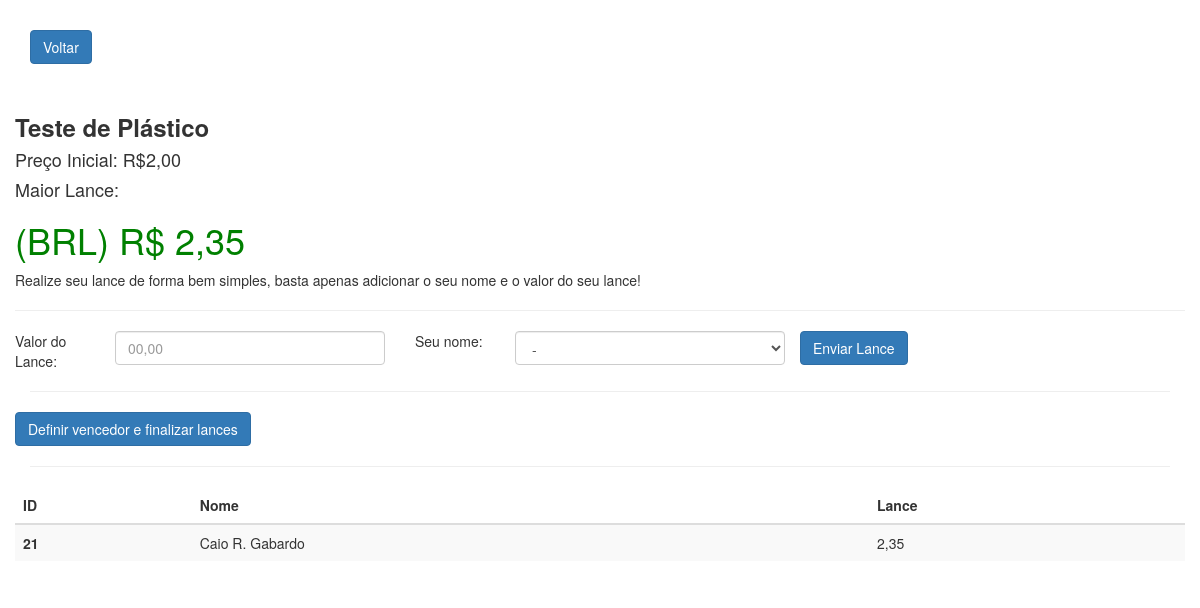
The page /Code/novo_lance.php?codigo=9 on the database its author committed.
### tables this page shows
CREATE TABLE `produto_tb` (
  `id_produto` int(5) NOT NULL,
  `nm_prod` varchar(60) DEFAULT NULL,
  `valor_inicial` varchar(12) DEFAULT NULL,
  `valor_final` varchar(12) DEFAULT NULL,
  `id_pessoa` int(5) DEFAULT NULL COMMENT 'Pessoa se refere a quem gerou o produto'
);

CREATE TABLE `lance_tb` (
  `id_lance` int(5) NOT NULL,
  `id_pessoa` int(5) NOT NULL,
  `id_produto` int(5) NOT NULL,
  `valor_lance` varchar(12) DEFAULT NULL
);

CREATE TABLE `pessoa_tb` (
  `id_pessoa` int(5) NOT NULL,
  `nm_pessoa` varchar(30) DEFAULT NULL,
  `idade` int(3) DEFAULT NULL
);

### Code/novo_lance.php (the view, shortened to what this page needs)
<?php
    include_once "../DBlink/conexao.php";
    $codigo = $_GET["codigo"];
    $aux2 = "SELECT * FROM produto_tb";
    $sel_produto = mysqli_query($conexao_fix,$aux2);
    $aux3 = "SELECT MAX(valor_lance) FROM lance_tb WHERE id_produto=$codigo";
    $sel_maior_lance = mysqli_query($conexao_fix,$aux3);
    while($aux_maiorL = mysqli_fetch_array($sel_maior_lance)){
        $maiorLance = $aux_maiorL["MAX(valor_lance)"];
    }
    $lances = " SELECT * FROM lance_tb l, pessoa_tb pe , produto_tb pr WHERE pr.id_produto=l.id_produto AND pe.id_pessoa = l.id_pessoa AND l.id_produto=$codigo ORDER BY valor_lance DESC";
    $sel_lances = mysqli_query($conexao_fix,$lances);
?>
<!DOCTYPE html>
<html lang="pt-br">
  <head>
    <link rel="stylesheet" href="https://maxcdn.bootstrapcdn.com/bootstrap/3.3.7/css/bootstrap.min.css">
  </head>
    <body>
        <main>
            <div class="container" style="margin-top:30px;">
                <div class="row">
                    <div class="col-sm-3">
                        <a href="index.php">
                            <button class="btn btn-primary">
                                Voltar
                            </button>
                        </a>
                    </div>
                </div>
            </div>
            <div class="container">
                <div class="row">
                    <?php
                        while($aux = mysqli_fetch_assoc($sel_produto)){
                            if($codigo == $aux["id_produto"]){
                                $aux_valorInicial = $aux["valor_inicial"];
                    ?>
                        <div class="card mt-4" style="margin-top:50px;margin-buttom:30px;">
                            <div class="card-body">
                                <h3 class="card-title">
                                    <strong>
                                        <?php echo $aux["nm_prod"]; ?>
                                    </strong>
                                </h3>
                                <h4>
                                    Preço Inicial: <?php echo "R$" . $aux_valorInicial; ?>
                                </h4>
                                <h4>
                                    Maior Lance:
                                    <?php
                                        if(empty($maiorLance)){
                                            echo '<div style="color:gray;"><h1>';
                                            echo "Não possui lances ainda, seja o primeiro!";
                                            echo '</h1></div>';
                                        }else{
                                            echo '<div style="color:green;"><h1>(BRL) R$ ';
                                            echo $maiorLance;
                                            echo '</h1></div>';
                                        }
                                    ?>
                                </h4>
                            <p class="card-text">
                                Realize seu lance de forma bem simples, basta apenas adicionar o seu nome e o valor do seu lance!
                            </p>
                            <hr>
                            <div class="row">
                                <form action="index.php" method="POST">
                                    <div class="col-sm-1">
                                        Valor do Lance:
                                    </div>
                                    <div class="col-sm-3">
                                        <input type="text" class="form-control" placeholder="00,00" autofocus name="valor_lance" maxlength="12" required/>
                                    </div>
                                    <div class="col-sm-1">
                                        Seu nome:
                                    </div>
                                <div class="col-sm-3">
                                    <select class="form-control" name="id_pessoa">
                                    <?php
                                        echo "<option>-</option>";
                                    ?>
                                    </select>
                                </div>
                                <input type="submit" value="Enviar Lance" name="btn-cad-lance" class="btn btn-primary"/>
                                </form>
                            </div>
                            </div>
                        </div>
                    <?php
                            }
                        }
                    ?>
                </div>
                <hr>
                    <?php
                        if(empty(!$maiorLance)){
                    ?>
                        <div class="row">
                            <form action="index.php" method="POST">
                                <input type="submit" name="Def_vencedor" value="Definir vencedor e finalizar lances" class="btn btn-primary" />
                            </form>
                        </div>
                        <hr>
                        <div class="row">
                            <table class="table table-striped">
                                <thead>
                                    <tr>
                                        <th scope="col"> ID </th>
                                        <th scope="col"> Nome </th>
                                        <th scope="col"> Lance </th>
                                    </tr>
                                </thead>
                                <tbody>
                                    <?php
                                        while($aux_lances = mysqli_fetch_assoc($sel_lances)){
                                    ?>
                                        <tr>
                                            <th scope="row">
                                                <?php echo $aux_lances["id_lance"];?>
                                            </th>
                                            <td>
                                                <?php echo $aux_lances["nm_pessoa"];?>
                                            </td>
                                            <td>
                                                <?php echo $aux_lances["valor_lance"];?>
                                            </td>
                                        </tr>
                                    <?php
                                        }
                                    ?>
                                </tbody>
                            </table>
                        </div>
                    <?php
                        }
                    ?>
            </div>
        </main>
    </body>
</html>

### rows shown on the page
produto_tb: nm_prod "Teste de Plástico", valor_inicial "2,00", maiorLance "2,35"
lance_tb: id_lance "21", id_pessoa.nm_pessoa "Caio R. Gabardo", valor_lance "2,35"
